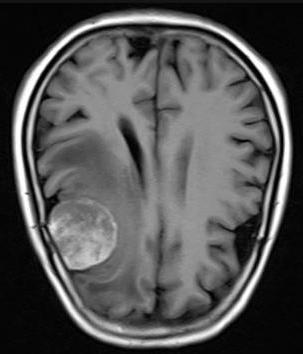
#> input picture Models Code/Kaggle/Br35H-Mask-RCNN/TEST/y703.jpg, 303 x 354 px, given as the content of the folder ./Kaggle/yes, which was not available
$ jupyter execute --allow-errors pca_manually.ipynb
#> lines starting #> are read from the running program, lines starting #| are printed output that depends on the picture; pictures that were not available may be replaced by others from this repository, and a replacement may not be noted
[cell 1]
import numpy as np
import pandas as pd
import matplotlib.pyplot as plt
from sklearn.decomposition import PCA
from sklearn.model_selection import train_test_split
from sklearn.metrics import accuracy_score

[cell 2]
import os

path = os.listdir('./Kaggle/')
classes = {'yes':1, 'no':0}

[cell 3]
def pca_manually(img):
    M = np.mean(img.T, axis=1)

    # Sustracting the mean columnwise
    C = img - M

    # Calculating the covariance matrix
    V = np.cov(C.T)

    # Computing the eigenvalues and eigenvectors of covarince matrix
    values, vectors = np.linalg.eig(V)

    p = np.size(vectors, axis =1)

    # Sorting the eigen values in ascending order
    idx = np.argsort(values)
    idx = idx[::-1]

    # Sorting eigen vectors
    vectors = vectors[:,idx]
    values = values[idx]

    # PCs used for reconstruction (can be varied)
    num_PC = 55

    # Cutting the PCs
    if num_PC <p or num_PC >0:
        vectors = vectors[:, range(num_PC)]

    # Reconstructing the image with PCs
    score = np.dot(vectors.T, C)
    constructed_img = np.dot(vectors, score) + M
    constructed_img = np.uint8(np.absolute(constructed_img))
    return constructed_img

[cell 4]
import cv2
X = []
Y = []
for cls in classes:
    pth = './Kaggle/'+cls
    for j in os.listdir(pth):
        img = cv2.imread(pth+'/' + j)
#> img is the input picture: shape (354, 303, 3); min 0, max 255, mean 83.4
        img = cv2.cvtColor(img, cv2.COLOR_BGR2GRAY)
#> img: shape (354, 303)
        img = cv2.resize(img, (64,64))
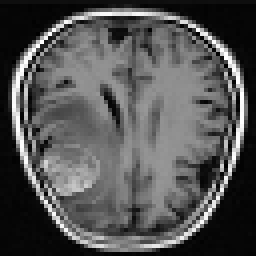
#> img: shape (64, 64) (shown 4 times larger); min 0, max 255, mean 83.3
        img_pca = pca_manually(img)
#> in pca_manually, `M = np.mean(img.T, axis=1)`: M = 64 values, max 121.2 at index 41, min 6.17 at index 62, mean 83.28
#> in pca_manually, `C = img - M`:
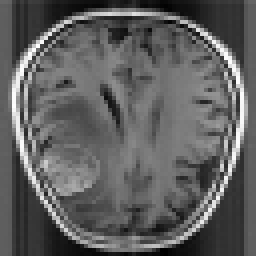
#> C: shape (64, 64) float64 (shown 4 times larger); min -118.2, max 198.6, mean 0; drawn with min black and max white
#> in pca_manually, `V = np.cov(C.T)`:
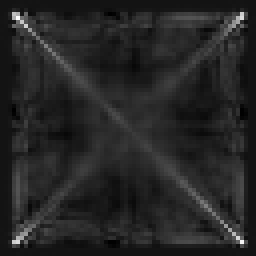
#> V: shape (64, 64) float64 (shown 4 times larger); min -789.5, max 9450.4, mean 741.3; drawn with min black and max white
#> in pca_manually, `values, vectors = np.linalg.eig(V)`:
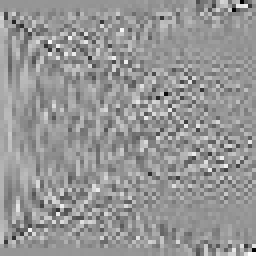
#> vectors: shape (64, 64) float64 (shown 4 times larger); min -0.692, max 0.485, mean 0.00201; drawn with min black and max white
#> in pca_manually, `values, vectors = np.linalg.eig(V)`: values = 64 values, max 57225 at index 0, min -4.63e-16 at index 62, mean 3083.9
#> in pca_manually, `p = np.size(vectors, axis =1)`: p = 64
#> in pca_manually, `idx = np.argsort(values)`: idx = 64 values, max 63 at index 1, min 0 at index 63, mean 31.5
#> in pca_manually, `idx = idx[::-1]`: idx = 64 values, max 63 at index 62, min 0 at index 0, mean 31.5
#> in pca_manually, `values = values[idx]`: values = 64 values, max 57225 at index 0, min -4.63e-16 at index 63, mean 3083.9
#> in pca_manually, `vectors = vectors[:, range(num_PC)]`:
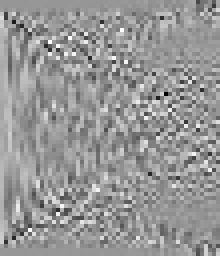
#> vectors: shape (64, 55) float64 (shown 4 times larger); min -0.64, max 0.442, mean 0.00219; drawn with min black and max white
#> in pca_manually, `score = np.dot(vectors.T, C)`:
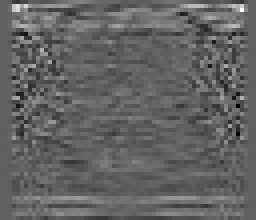
#> score: shape (55, 64) float64 (shown 4 times larger); min -267.8, max 441.7, mean 8.2; drawn with min black and max white
#> in pca_manually, `constructed_img = np.dot(vectors, score) + M`:
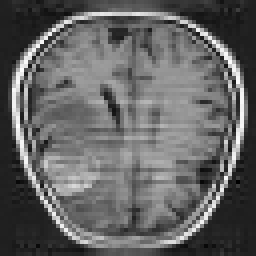
#> constructed_img: shape (64, 64) float64 (shown 4 times larger); min -31.52, max 264, mean 83.7; drawn with min black and max white
#> in pca_manually, `constructed_img = np.uint8(np.absolute(constructed_img))`:
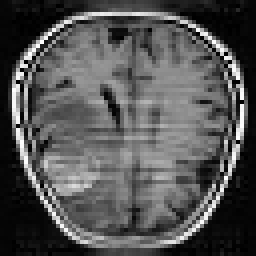
#> constructed_img: shape (64, 64) (shown 4 times larger); min 0, max 255, mean 82.9
        X.append(img_pca)
        Y.append(classes[cls])

[cell 5]
np.unique(Y)

[cell 6]
X = np.array(X)
Y = np.array(Y)

[cell 7]
pd.Series(Y).value_counts()

[cell 8]
X_updated = X.reshape(len(X),-1)
X_updated.shape
#> Out = (2, 4096)

[cell 9]
xtrain, xtest, ytrain, ytest = train_test_split(X_updated, Y, random_state=10, test_size=0.20)
#> ytrain = [0]; ytest = [1]

[cell 10]
xtrain.shape, xtest.shape
#> Out = ((1, 4096), (1, 4096))

[cell 11]
print(xtrain.max(), xtrain.min())
#| 255 0
print(xtest.max(), xtest.min())
#| 255 0
xtrain =xtrain/255
xtest = xtest/255
print(xtrain.max(), xtrain.min())
#| 1.0 0.0
print(xtest.max(), xtest.min())
#| 1.0 0.0
